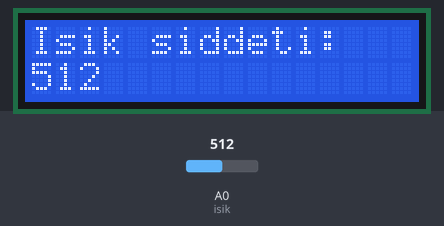
Bench run of a sketch on a simulated Arduino Uno, built with avr-gcc and run on an emulated ATmega328P. On the bench: 16×2 character LCD. Inputs (shaded band) come from the test bench; at power-on: A0 (isik) = 512. What the sketch prints to the serial monitor is not drawn.

Above: at 1.2 s.
1.3 s: A0 (isik) set to 716
At 2.9 s:
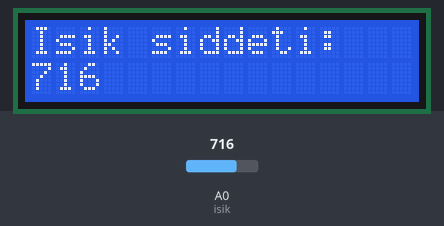
4.3 s: A0 (isik) set to 900
At 5.9 s:
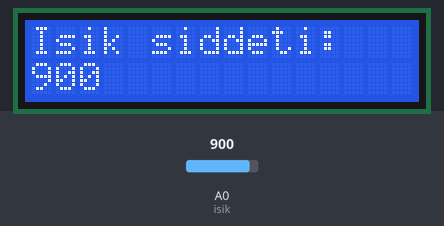
7.3 s: A0 (isik) set to 1023
At 8.6 s:
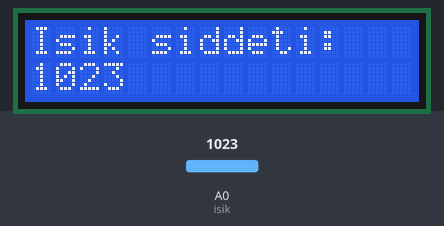
Timing chart, 0 to 10.3 s (numbered marks = the images above; inputs shaded):
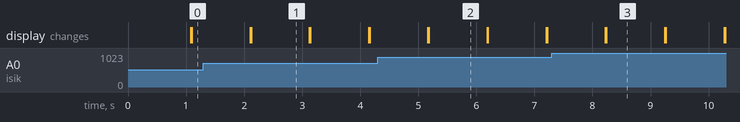

Measured:
- after the input at 1.3 s, the display: first differs from a run without the input after 0.82 s (image 1)
- after the input at 4.3 s, the display: first differs from a run without the input after 0.88 s (image 2)
- after the input at 7.3 s, the display: first differs from a run without the input after 0.94 s (image 3)
- what the display in image 1 shows lasts 1.0 s, from 2.1 s to 3.1 s

The sketch:

I__k_paneli.ino
```cpp
#include <Wire.h>
#include <LiquidCrystal_I2C.h>

LiquidCrystal_I2C lcd(0x27,16,2);

int isik = A0;


void setup() {
pinMode(A0,INPUT);
lcd.begin();
Serial.begin(9600);


}

void loop() {
analogRead(isik);
lcd.setCursor(0,0);
lcd.print("Isik siddeti:");
lcd.setCursor(0,1);
lcd.print(analogRead(isik));
delay(1000);
lcd.clear();
Serial.println(analogRead(isik));
}
```
